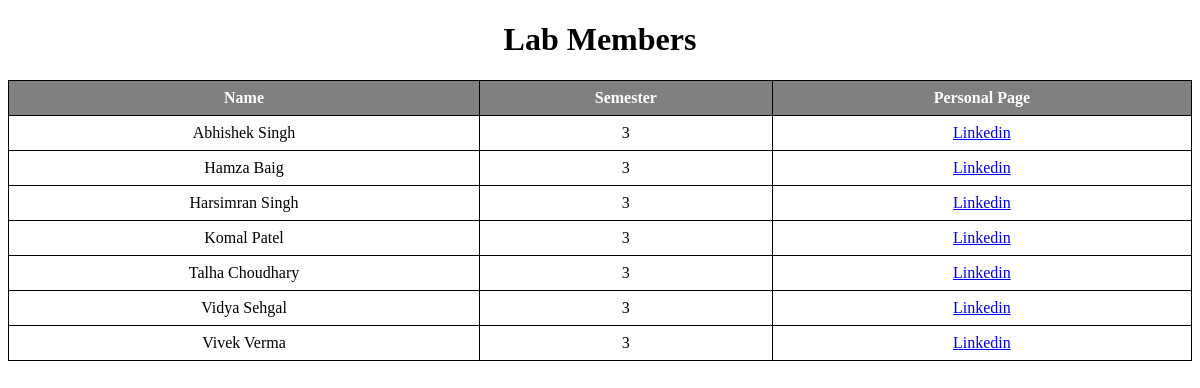
The page /members/ on the database its author committed.
### carapp/models.py (models this page shows, shortened)
class GroupMember(models.Model):
    first_name = models.CharField(max_length=20)
    last_name = models.CharField(max_length=20)
    semester = models.IntegerField()
    link = models.URLField(max_length=200)
    class Meta:
        ordering = ['first_name']

### carapp/views.py (the view)
# urls.py: path('members/', LabMembersView.as_view(), name='lab_members'),
class LabMembersView(View):
    def get(self, request):
        members = GroupMember.objects.order_by('first_name')
        context = {
            'members': members
        }
        return render(request, 'carapp/team.html', context)

### carapp/templates/carapp/team.html (shortened to what this page needs)
<!DOCTYPE html>
<html>
<head>
</head>
<body>
    <h1>Lab Members</h1>
       <table>
          <thead>
            <tr>
              <th>Name</th>
              <th>Semester</th>
              <th>Personal Page</th>
            </tr>
          </thead>
          <tbody>
            {% for member in members %}
              <tr>
                <td>{{ member.first_name }} {{ member.last_name }}</td>
                <td>{{ member.semester }}</td>
                <td><a href="{{ member.link }}" target="_blank">Linkedin</a></td>
              </tr>
            {% endfor %}
          </tbody>
    </table>
</body>
</html>

### carapp/templates/carapp/team.html (style rules this page uses)
h1 { text-align: center; }
table { border-collapse: collapse; width: 100%; }
th, td { text-align: center; padding: 8px; border: 1px solid black; }
th { background-color: gray; color: white; }

### rows shown on the page
GroupMember: first_name "Abhishek", last_name "Singh", semester "3"
GroupMember: first_name "Hamza", last_name "Baig", semester "3"
GroupMember: first_name "Harsimran", last_name "Singh", semester "3"
GroupMember: first_name "Komal", last_name "Patel", semester "3"
GroupMember: first_name "Talha", last_name "Choudhary", semester "3"
GroupMember: first_name "Vidya", last_name "Sehgal", semester "3"
GroupMember: first_name "Vivek", last_name "Verma", semester "3"
